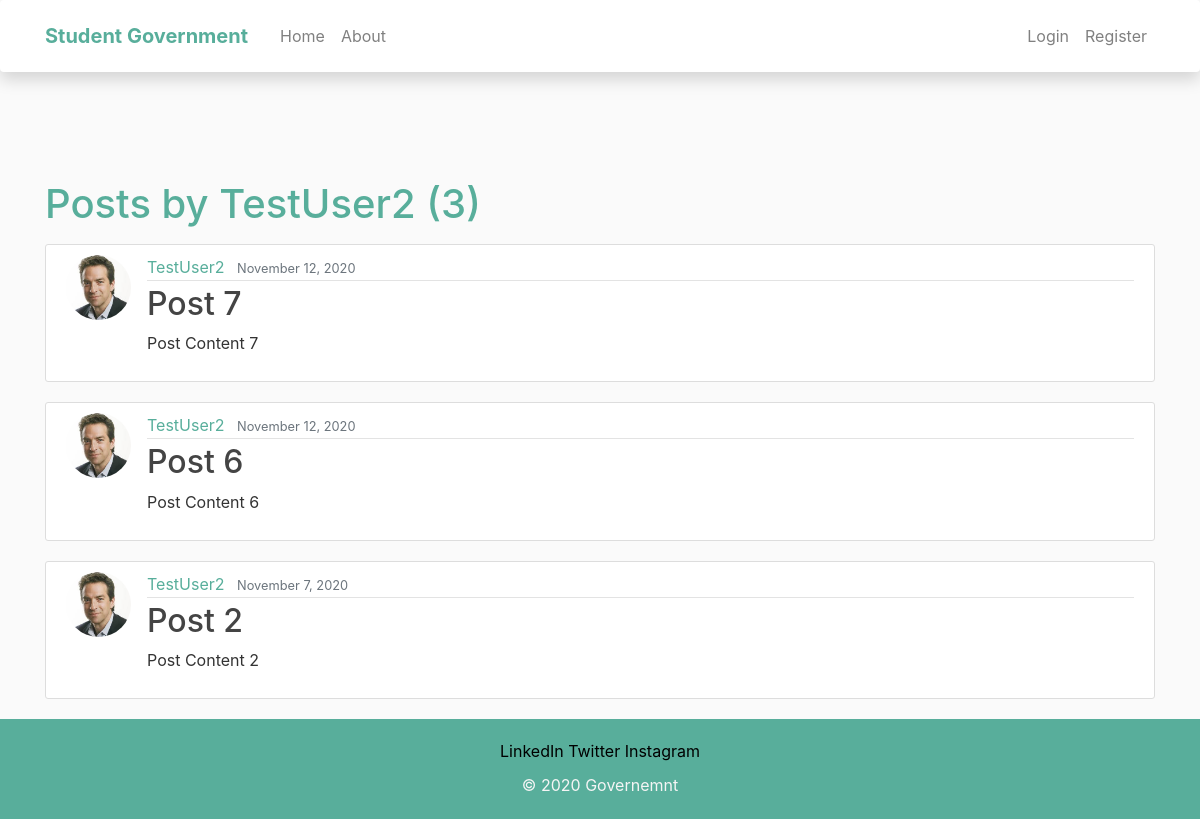
Screenshot of /user/TestUser2 with the database file from the repository.
### blog/models.py (models this page shows, shortened)
class Post(models.Model):
    title = models.CharField(max_length = 100)
    content = models.TextField()
    date_posted = models.DateTimeField(default = timezone.now)  # not timezone.now() as we don't want to execute it instantly
    author = models.ForeignKey(User, on_delete = models.CASCADE)

### users/models.py (models this page shows, shortened)
class Profile(models.Model):
    user = models.OneToOneField(User, on_delete=models.CASCADE)
    image = models.ImageField(default='default.jpg', upload_to='profile_pics')

### blog/views.py (the view)
# urls.py: path('user/<str:username>', UserPostListView.as_view(), name="user-posts"),
class UserPostListView(ListView):
    model = Post
    template_name = 'blog/user_posts.html'
    context_object_name = "posts"
    paginate_by = 4
    def get_queryset(self):
        user = get_object_or_404(User, username = self.kwargs.get("username"))
        return Post.objects.filter(author = user).order_by("-date_posted")

### blog/templates/blog/user_posts.html (shortened to what this page needs)
{% extends 'blog/base.html' %}
{% block content %}
    <h1 class="mb-3" style="color: #58ae9b;"> Posts by {{ view.kwargs.username }} ({{ page_obj.paginator.count }})</h1>
    {% for post in posts %}
            <article class="media content-section">
            <img class="rounded-circle article-img" src="{{ post.author.profile.image.url }}">
            <div class="media-body">
                <div class="article-metadata">
                    <a class="mr-2" href="{% url 'user-posts' post.author.username %}" style="color: #58ae9b;">{{ post.author }}</a>
                    <small class="text-muted">{{ post.date_posted|date:"F j, Y" }}</small>
                </div>
                <h2><a class="article-title" href="{% url 'post-detail' post.id %}">{{ post.title }}</a></h2>
                <p class="article-content">{{ post.content }}</p>
            </div>
            </article>
        {% endfor %}
{% endblock content %}

### blog/static/blog/main.css (style rules this page uses)
body { background: #fafafa; color: #333333; margin-top: 5rem; }
h1, h2, h3, h4, h5, h6 { color: #444444; }
.content-section { background: #ffffff; padding: 10px 20px; border: 1px solid #dddddd; border-radius: 3px; margin-bottom: 20px; }
.article-title { color: #444444; }
.article-content { white-space: pre-line; }
.article-img { height: 65px; width: 65px; margin-right: 16px; }
.article-metadata { padding-bottom: 1px; margin-bottom: 4px; border-bottom: 1px solid #e3e3e3 }

### rows the page displays
Post: author.profile.image (placeholder picture), author "TestUser2", date_posted "November 12, 2020", title "Post 7", content "Post Content 7"
Post: author.profile.image (placeholder picture), author "TestUser2", date_posted "November 12, 2020", title "Post 6", content "Post Content 6"
Post: author.profile.image (placeholder picture), author "TestUser2", date_posted "November 7, 2020", title "Post 2", content "Post Content 2"

### other values shown
{{ view.kwargs.username }} "TestUser2"
{{ page_obj.paginator.count }} "3"
